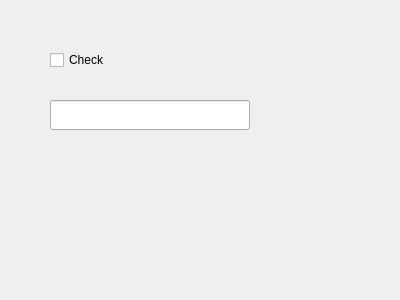
<?xml version="1.0" encoding="UTF-8"?>
<ui version="4.0">
 <class>Task</class>
 <widget class="QWidget" name="Task">
  <property name="geometry">
   <rect>
    <x>0</x>
    <y>0</y>
    <width>400</width>
    <height>300</height>
   </rect>
  </property>
  <property name="windowTitle">
   <string>Task</string>
  </property>
  <widget class="QCheckBox" name="checkbox">
   <property name="geometry">
    <rect>
     <x>50</x>
     <y>50</y>
     <width>100</width>
     <height>20</height>
    </rect>
   </property>
   <property name="text">
    <string>Check</string>
   </property>
  </widget>
  <widget class="QLineEdit" name="Mitext">
   <property name="geometry">
    <rect>
     <x>50</x>
     <y>100</y>
     <width>200</width>
     <height>30</height>
    </rect>
   </property>
  </widget>
 </widget>
 <resources/>
 <connections/>
</ui>
